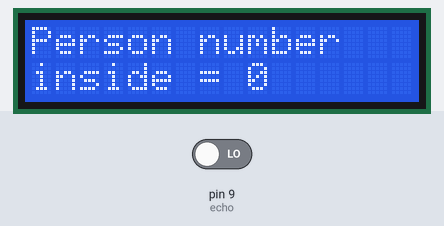
Bench run of a sketch on a simulated Arduino Uno, built with avr-gcc and run on an emulated ATmega328P. Parts: 16×2 character LCD. The test bench sets the inputs (shaded band); at power-on: pin 9 (echo) LOW.

Above: at 0.1 s.
At 1.2 s:
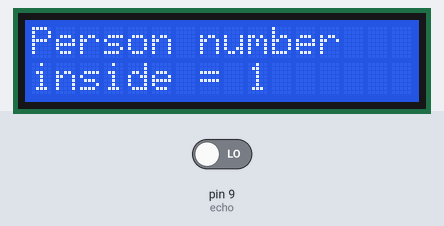

The sketch:

Ultrasonic_Person_Counter.ino
```cpp
#include <Adafruit_LiquidCrystal.h>
#define echo 9
#define trig 10

int distance;
int counter = 0;
int status;

int measure(){
  int distance;

  digitalWrite(trig,LOW);
  delayMicroseconds(2);
  digitalWrite(trig,HIGH);
  delayMicroseconds(10);

  distance = pulseIn(echo,HIGH)/ 58.2;
  delay(50);
  return distance;
}

Adafruit_LiquidCrystal lcd(0);
void setup()
{
  status = 0;
  lcd.begin(16, 2);
  pinMode(trig,OUTPUT);
  pinMode(echo,INPUT);
  lcd.setCursor(0, 0);
  lcd.print("Person number");
  lcd.setCursor(0,1);
  lcd.print("inside = 0");
}

void loop()
{
  lcd.setCursor(0, 0);
  lcd.setBacklight(1);
  distance = measure();
  if(distance<70 && status == 0){
  	counter++;
    status = 1;
  }
  else if (distance >70){
  	status = 0;
  }
  lcd.print("Person number");
  lcd.setCursor(0,1);
  lcd.print("inside = ");
  lcd.print(counter);
  delay(50);
}
```
